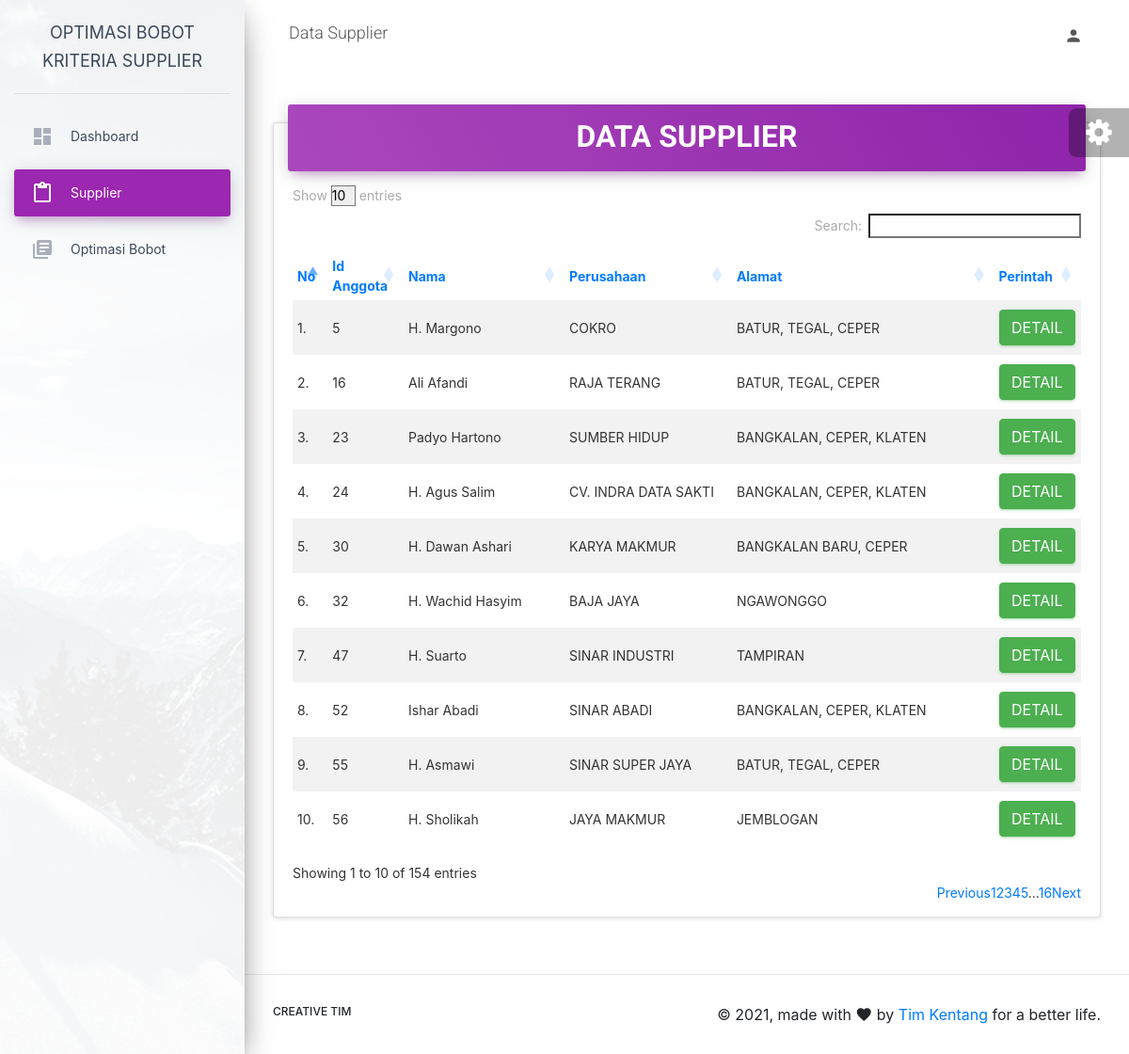
The app's page /welcome/supplier with its own data.
### tables this page shows
CREATE TABLE `tb_supplier` (
  `id_anggota` int(11) NOT NULL,
  `nama_anggota` varchar(255) NOT NULL,
  `nama_perusahaan` varchar(255) NOT NULL,
  `alamat` text NOT NULL
);

### application/controllers/Welcome.php (called while the page is built, shortened)
<?php
class Welcome extends CI_Controller
{
	public function __construct()
	{
		$this->load->model("supplier_model");
		$this->load->model("bobot_model");
		$this->load->model("user_model");
		$this->load->library('form_validation');
	}
	public function supplier()
	{
		$data['title']		= 'Data Supplier';
		$data['nav']		= '3';
		$data['supplier']	= $this->supplier_model->getAll();
		$this->load->view('_partials/head', $data);
		$this->load->view('_partials/sidebar', $data);
		$this->load->view('_partials/topbar', $data);
		$this->load->view('supplier', $data);
		$this->load->view('_partials/foot', $data);
	}
}

### index.php (called while the page is built, shortened)
<?php
require_once BASEPATH.'core/CodeIgniter.php';

### application/models/Supplier_model.php (called while the page is built, shortened)
<?php defined('BASEPATH') or exit('No direct script access allowed');
class Supplier_model extends CI_Model
{
    private $_table = "tb_supplier";
    public function getAll()
    {
        return $this->db->get($this->_table)->result();
    }
}

### application/views/supplier.php (the view, shortened to what this page needs)
<link rel="stylesheet" type="text/css" href="https://cdn.datatables.net/1.10.25/css/dataTables.bootstrap4.min.css">
<link rel="stylesheet" type="text/css" href="https://cdnjs.cloudflare.com/ajax/libs/twitter-bootstrap/4.5.2/css/bootstrap.css">
            <div class="content">
                <div class="container-fluid">
                    <div class="row">
                        <div class="col-md-12">
                            <div class="card">
                                <div class="card-header card-header-primary">
                                    <h2 class="card-title text-center"><strong>DATA SUPPLIER</strong></h2>
                                </div>
                                <div class="card-body">
                                    <div class="table-responsive">
                                        <table id="table_supplier" class="display table-striped" style="width:100%">
                                            <thead class="text-primary">
                                                <th>No</th>
                                                <th>Id Anggota</th>
                                                <th>Nama</th>
                                                <th>Perusahaan</th>
                                                <th>Alamat</th>
                                                <th>Perintah</th>
                                            </thead>
                                            <tbody>
                                                <?php
                                                $no = 1;
                                                foreach ($supplier as $sup) :
                                                ?>
                                                    <tr>
                                                        <td><?= $no++;?>.</td>
                                                        <td><?= $sup->id_anggota?></td>
                                                        <td><?= $sup->nama_anggota ?></td>
                                                        <td><?= $sup->nama_perusahaan ?></td>
                                                        <td><?= $sup->alamat ?></td>
                                                        <td>
                                                            <a class="btn btn-success" href="<?= base_url('welcome/update_supplier/'.$sup->id_anggota) ?>">DETAIL</a>
                                                        </td>
                                                    </tr>
                                                <?php endforeach; ?>
                                            </tbody>
                                        </table>
                                    </div>
                                </div>
                            </div>
                        </div>
                    </div>
                </div>
            </div>

### application/views/_partials/head.php (shortened to what this page needs)
<!DOCTYPE html>
<html lang="en">
<head>
    <link rel="stylesheet" href="https://maxcdn.bootstrapcdn.com/font-awesome/latest/css/font-awesome.min.css">
    <link href="<?= base_url() ?>/assets/css/material-dashboard.css?v=2.1.2" rel="stylesheet" />
    <link href="<?= base_url() ?>/assets/demo/demo.css" rel="stylesheet" />
</head>
<body class="">
    <div class="wrapper ">

### application/views/_partials/sidebar.php (shortened to what this page needs)
<div class="sidebar" data-color="purple" data-background-color="white" data-image="../assets/img/sidebar-1.jpg">
    <div class="logo"><a href="<?= site_url() ?>" class="simple-text logo-normal">
            Optimasi Bobot<br>
            Kriteria Supplier
        </a>
    </div>
    <div class="sidebar-wrapper">
        <ul class="nav">
            <?php if($nav==1) :?>
            <li class="nav-item active">
            <?php else :?>
            <li class="nav-item">
            <?php endif;?>
            <a class="nav-link" href="<?= base_url() ?>">
                <i class="material-icons">dashboard</i><p>Dashboard</p>
            </a>
            </li>
            <?php if($nav==3) :?>
            <li class="nav-item active">
            <?php else :?>
            <li class="nav-item">
            <?php endif;?>
            <a class="nav-link" href="<?= base_url('welcome/supplier') ?>">
            <i class="material-icons">content_paste</i><p>Supplier</p>
        </a>
    </li>
            <?php if($nav==4) :?>
            <li class="nav-item active">
            <?php else :?>
            <li class="nav-item">
            <?php endif;?>
            <a class="nav-link" href="<?= base_url('welcome/optimasi') ?>">
                <i class="material-icons">library_books</i><p>Optimasi Bobot</p>
            </a>
            </li>
        </ul>
    </div>
</div>

### application/views/_partials/topbar.php (shortened to what this page needs)
<div class="main-panel">
    <nav class="navbar navbar-expand-lg navbar-transparent navbar-absolute fixed-top ">
        <div class="container-fluid">
            <div class="navbar-wrapper">
                <h2 class="navbar-brand" href="javascript:;"><?= $title ?></h2>
            </div>
            <div class="collapse navbar-collapse justify-content-end">
                <ul class="navbar-nav">
                    <li class="nav-item dropdown">
                        <a class="nav-link" href="javascript:;" id="navbarDropdownProfile" data-toggle="dropdown" aria-haspopup="true" aria-expanded="false">
                            <i class="material-icons">person</i>
                        </a>
                    </li>
                </ul>
            </div>
        </div>
    </nav>

### application/views/_partials/foot.php (shortened to what this page needs)
<footer class="footer">
    <div class="container-fluid">
        <nav class="float-left">
            <ul>
                <li>
                    <a href="#" data-toggle="modal" data-target="#creative">
                        Creative Tim
                    </a>
                </li>
            </ul>
        </nav>
        <div class="copyright float-right">
            &copy;
            , made with <i class="material-icons">favorite</i> by
            <a href="https://www.creative-tim.com" target="_blank">Tim Kentang</a> for a better life.
        </div>
    </div>
</footer>
</div>
</div>
<div class="fixed-plugin">
    <div class="dropdown show-dropdown">
        <a href="#" data-toggle="dropdown">
            <i class="fa fa-cog fa-2x"> </i>
        </a>
    </div>
</div>
</body>
</html>

### records on screen
tb_supplier: id_anggota "5", nama_anggota "H. Margono", nama_perusahaan "COKRO", alamat "BATUR, TEGAL, CEPER"
tb_supplier: id_anggota "16", nama_anggota "Ali Afandi", nama_perusahaan "RAJA TERANG", alamat "BATUR, TEGAL, CEPER"
tb_supplier: id_anggota "23", nama_anggota "Padyo Hartono", nama_perusahaan "SUMBER HIDUP", alamat "BANGKALAN, CEPER, KLATEN"
tb_supplier: id_anggota "24", nama_anggota "H. Agus Salim", nama_perusahaan "CV. INDRA DATA SAKTI", alamat "BANGKALAN, CEPER, KLATEN"
tb_supplier: id_anggota "30", nama_anggota "H. Dawan Ashari", nama_perusahaan "KARYA MAKMUR", alamat "BANGKALAN BARU, CEPER"
tb_supplier: id_anggota "32", nama_anggota "H. Wachid Hasyim", nama_perusahaan "BAJA JAYA", alamat "NGAWONGGO"
tb_supplier: id_anggota "47", nama_anggota "H. Suarto", nama_perusahaan "SINAR INDUSTRI", alamat "TAMPIRAN"
tb_supplier: id_anggota "52", nama_anggota "Ishar Abadi", nama_perusahaan "SINAR ABADI", alamat "BANGKALAN, CEPER, KLATEN"
tb_supplier: id_anggota "55", nama_anggota "H. Asmawi", nama_perusahaan "SINAR SUPER JAYA", alamat "BATUR, TEGAL, CEPER"
tb_supplier: id_anggota "56", nama_anggota "H. Sholikah", nama_perusahaan "JAYA MAKMUR", alamat "JEMBLOGAN"

### other values on screen
$title "Data Supplier"
